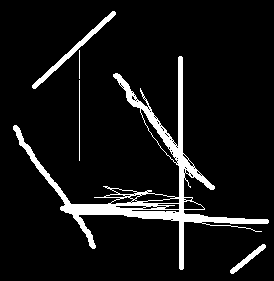
//> input picture Segment/Hough/line.bmp, 274 x 281 px
$ ./main   (built with g++ and OpenCV 4)
//> lines starting //> are read from the running program, lines starting //| are printed output that depends on the picture; after the words box and inside, x2 and y2 are one past the last pixel; in counts of white or black regions, pixels touching at a corner belong together
/**********************************************************************

Copyright (c) Mr.Bin. All rights reserved.
For more information visit: http://blog.csdn.net/webzhuce

**********************************************************************/
#include<opencv2/opencv.hpp>
#include<stdio.h>
using namespace cv;
using namespace std;

/**********************************************
功能：霍夫变换
参数：src-输入图像
     lines-直线信息
     linenum-寻找的直线数目
***********************************************/
void  CumstomHough(const Mat &src, std::vector<cv::Vec2f> &lines, int linenum = 3)
{
    //极坐标中的最大rho和theta
    int maxdist = std::sqrt(std::pow(src.rows, 2)+ std::pow(src.cols, 2));
    int maxangle = 180;
    //为极坐标分配空间
    int areanum =  maxangle * maxdist * 2;
    int *transarea = new int[areanum];
    memset(transarea, 0, areanum * sizeof(int));

    //转换到极坐标
    uchar pixel = 0;
    int angle =0, dist = 0; //极坐标下角度和极径
    double radian = 0; // 弧度

    for(int i = 0; i < src.rows; i++)
    {
        for(int j = 0; j < src.cols; j++)
        {
             pixel = src.at<uchar>(i, j);
             if(pixel == 255)
             {
                for(angle = 0; angle < maxangle; angle++)
                {
                    radian = angle * 3.1415926 / 180.0; //转换为弧度
                    dist = j * cos(radian) + i * sin(radian);
                    if(dist >= 0) //正半周
                        transarea[dist*maxangle + angle]++;
                    else //负半周
                    {
                        dist = std::abs(dist);
                        transarea[maxangle * maxdist + dist * maxangle + angle]++;
                    }
                } //for angle
             } // if
        } // for j
    } //for i

    //清零时角度和极径的范围
    int maxdistallow = 20, maxangleallow = 5;
    for(int n = 0; n < linenum; n++) //寻找前line个峰值点
    {
        dist = 0; //寻找最大点
        for(int i = 0; i < areanum; i++)
        {
            if(transarea[i] > dist)
            {
                dist = transarea[i];
                angle = i;
            }
        }
        //找不到可能的共线点
        if(dist == 0)
            return;
        if(angle < maxangle * maxdist)
        {
            dist =  angle / maxangle;
            angle = angle % maxangle;
        }
        else
        {
            angle -= maxangle * maxdist;
            dist = angle / maxangle;
            dist *= -1;
            angle = angle % maxangle;
        }
        //保存结果
        lines.push_back({float(dist), float(angle)});


        //将附近点清零，为寻找下个峰值做准备
        for(dist = -1 * maxdistallow; dist <= maxdistallow; dist++)
        {
            for(angle = -1*maxangleallow; angle <= maxangleallow; angle++)
            {
                int thisdist = lines[n][0] + dist;
                int thisangle = lines[n][1] + angle;
                if(thisangle < 0 && thisangle >= -180)
                {
                    thisangle += 180;
                    thisdist *= -1;
                }
                if(thisangle >= 180 && thisangle < 360)
                {
                    thisangle -= 180;
                     thisdist *= -1;
                }
                if(std::abs(thisdist) <= maxdist && thisangle >= 0 && thisangle <= maxangle)
                {
                    if(thisdist >= 0)
                    {
                        transarea[thisdist * maxangle + thisangle] = 0;
                    }
                    else
                    {
                        thisdist = std::abs(thisdist);
                        transarea[maxdist * maxangle + thisdist * maxangle + thisangle] = 0;
                    }
                }
            } //for angle
        }  //for dist

    }  //for n

    delete[] transarea;
}

int main(int argc, char *argv[])
{
   Mat src = imread("../Hough/line.bmp", 1);
//> src is the input picture: 281 rows x 274 cols, CV_8UC3; 8% white; 5 white regions, box (x1, y1, x2, y2) and area: (13, 56, 269, 270) 5244, (32, 11, 116, 89) 562, (230, 244, 266, 274) 226, (79, 80, 80, 161) 81, (79, 50, 80, 79) 29
   const Mat gray = imread("../Hough/line.bmp", 0);
   std::vector<Vec2f> lines;//定义一个矢量结构lines用于存放得到的线段矢量集合
   HoughLines(gray, lines, 1, CV_PI / 180, 150, 0, 0);
//> lines = 14 lines (rho, theta), first 12: [180, 0], [-178, 3.12], [202, 1.64], [206, 1.62], [199, 1.66], [183, 0.02], [210, 1.61], [195, 1.68], [193, 1.69], [-175, 3.11], [-44, 2.46], [-39, 2.44]
   //依次在图中绘制出每条线段
   Mat dst0;
   src.copyTo(dst0);
   for (size_t i = 0; i < lines.size(); i++)
   {
       float rho = lines[i][0], theta = lines[i][1];
       Point pt1, pt2;
       double a = cos(theta), b = sin(theta);
       double x0 = a*rho, y0 = b*rho;
       pt1.x = cvRound(x0 + 1000 * (-b));
       pt1.y = cvRound(y0 + 1000 * (a));
       pt2.x = cvRound(x0 - 1000 * (-b));
       pt2.y = cvRound(y0 - 1000 * (a));
       cv::line(dst0, pt1, pt2, cv::Scalar(0, 0, 255), 2, CV_AA);
   }
//> this loop made 14 passes
//> (rho, theta, a, b, x0, y0) on passes 1 to 12: (180, 0, 1, 0, 180, 0), (-178, 3.12, -1, 0.0175, 178, -3.11), (202, 1.64, -0.0698, 0.998, -14.09, 201.5), (206, 1.62, -0.0523, 0.999, -10.78, 205.7), (199, 1.66, -0.0872, 0.996, -17.34, 198.2), (183, 0.0175, 1, 0.0175, 183, 3.19), (210, 1.61, -0.0349, 0.999, -7.33, 209.9), (195, 1.68, -0.105, 0.995, -20.38, 193.9), (193, 1.69, -0.122, 0.993, -23.52, 191.6), (-175, 3.11, -0.999, 0.0349, 174.9, -6.11), (-44, 2.46, -0.777, 0.629, 34.19, -27.69), (-39, 2.44, -0.766, 0.643, 29.88, -25.07)
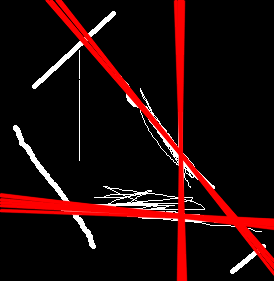
//> dst0: 281 rows x 274 cols, CV_8UC3; 11.31% of pixels changed, all inside (x1, y1, x2, y2) = (0, 0, 274, 281)
   imshow("霍夫变换_OpenCV", dst0);

   //自己定义的函数
   lines.clear();
   int linenum = 3;
   Mat dst1;
   src.copyTo(dst1);
   CumstomHough(gray, lines, linenum);
//> the loop in CumstomHough, `for(int i = 0; i < src.rows; i++)` made 281 passes
//> (radian, dist) on passes 1 to 3: (0, 0), (0, 0), (0, 0)
//> after the loop in CumstomHough, `for(int i = 0; i < src.rows; i++)`: pixel = 0; radian = 3.12; dist = 228
//> the loop in CumstomHough, `for(int n = 0; n < linenum; n++)` made 3 passes
//> after the loop in CumstomHough, `for(int n = 0; n < linenum; n++)`: dist = 21; angle = 6
//> lines = 3 items: [180, 0], [203, 94], [-43, 141]
   for(int k = 0; k < lines.size(); k++)
   {
       for(int i = 0; i < src.rows; i++)
       {
           for(int j=0; j < src.cols; j++)
           {
                //根据theta计算rho
                double radian = lines[k][1] *  3.1415926 / 180.0;
               int dist = j * cos(radian) + i * sin(radian);
               if(dist == lines[k][0])
               {
                   dst1.at<cv::Vec3b>(i, j)[0] = 0;
                   dst1.at<cv::Vec3b>(i, j)[1] = 0;
                   dst1.at<cv::Vec3b>(i, j)[2] = 255;
               }


           }
       }
   }
//> this loop made 3 passes
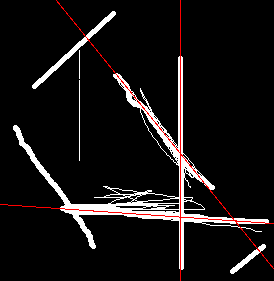
//> dst1: 281 rows x 274 cols, CV_8UC3; 1.17% of pixels changed, all inside (x1, y1, x2, y2) = (0, 0, 274, 281)
   imshow("霍夫变换_Custom", dst1);

   waitKey(0);
   return 0;
}
